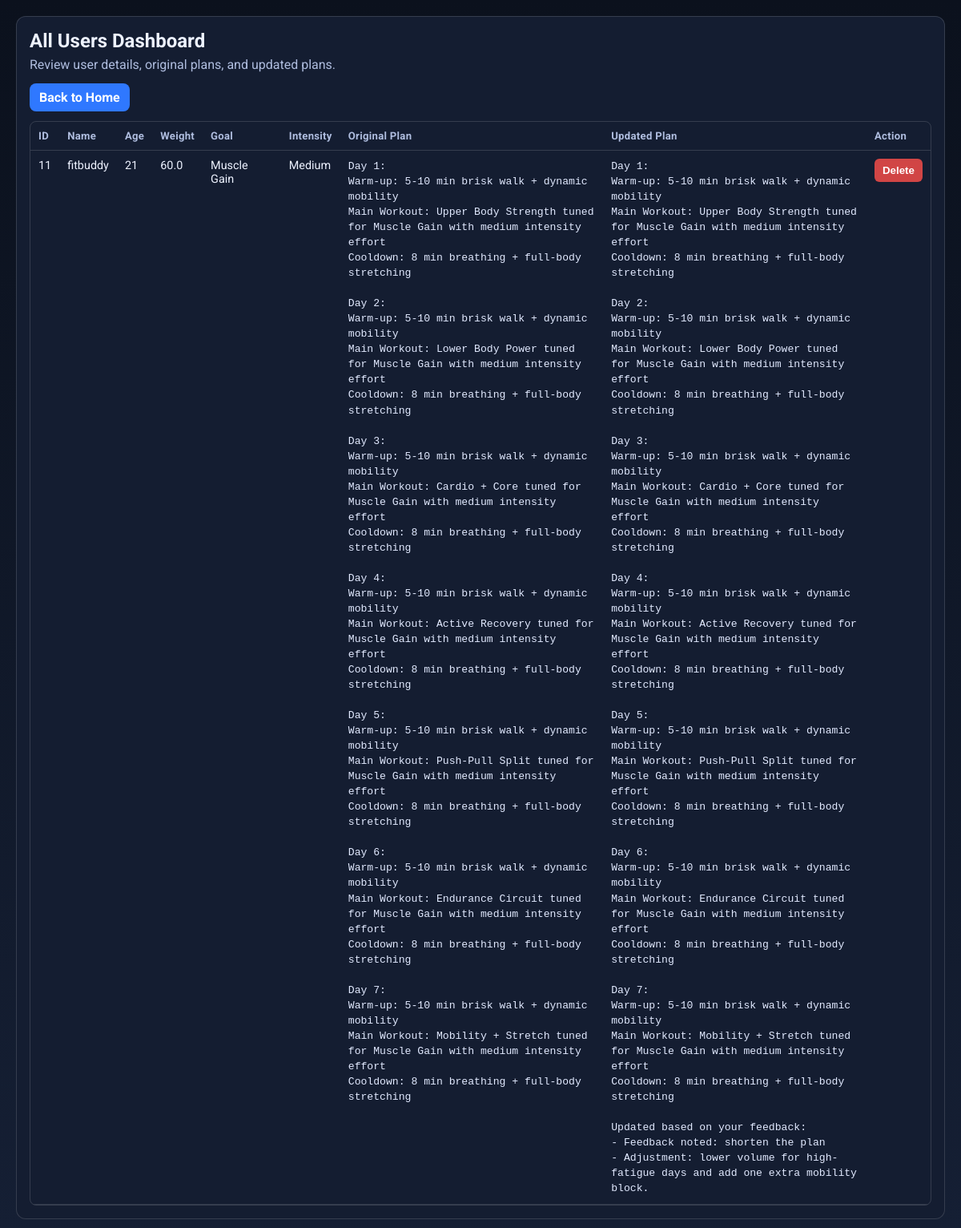
Screenshot of /view-all-users with the database file from the repository.
### app/main.py (models this page shows)
class User(Base):
    __tablename__ = "users"
    id = Column(Integer, primary_key=True, index=True)
    name = Column(String(120), nullable=False)
    age = Column(Integer, nullable=False)
    weight = Column(Float, nullable=False)
    goal = Column(String(80), nullable=False)
    intensity = Column(String(40), nullable=False)
    workout_plan = relationship(
        "WorkoutPlan",
        back_populates="user",
        uselist=False,
        cascade="all, delete-orphan",
    )

class WorkoutPlan(Base):
    __tablename__ = "workout_plans"
    id = Column(Integer, primary_key=True, index=True)
    user_id = Column(Integer, ForeignKey("users.id"), nullable=False, unique=True)
    original_plan = Column(Text, nullable=False)
    updated_plan = Column(Text, nullable=True)
    user = relationship("User", back_populates="workout_plan")

### app/main.py (the view)
@app.get("/view-all-users", response_class=HTMLResponse)
def view_all_users(request: Request, db: Session = Depends(get_db)):
    users = db.query(User).order_by(User.id.asc()).all()
    user_data = []
    for user in users:
        plan = db.query(WorkoutPlan).filter(WorkoutPlan.user_id == user.id).first()
        user_data.append(
            {
                "id": user.id,
                "name": user.name,
                "age": user.age,
                "weight": user.weight,
                "goal": user.goal,
                "intensity": user.intensity,
                "original_plan": plan.original_plan if plan else "N/A",
                "updated_plan": plan.updated_plan if plan and plan.updated_plan else "Not updated",
            }
        )
    return templates.TemplateResponse("all_users.html", {"request": request, "users": user_data})

### templates/all_users.html (shortened to what this page needs)
<!DOCTYPE html>
<html lang="en">
<head>
</head>
<body>
    <main class="container">
        <h1>All Users Dashboard</h1>
        <p class="sub">Review user details, original plans, and updated plans.</p>
        <div class="actions">
            <a class="btn" href="/">Back to Home</a>
        </div>
        <div class="table-wrap">
            <table>
                <thead>
                    <tr>
                        <th>ID</th>
                        <th>Name</th>
                        <th>Age</th>
                        <th>Weight</th>
                        <th>Goal</th>
                        <th>Intensity</th>
                        <th>Original Plan</th>
                        <th>Updated Plan</th>
                        <th>Action</th>
                    </tr>
                </thead>
                <tbody>
                    {% for user in users %}
                    <tr>
                        <td>{{ user.id }}</td>
                        <td>{{ user.name }}</td>
                        <td>{{ user.age }}</td>
                        <td>{{ user.weight }}</td>
                        <td>{{ user.goal }}</td>
                        <td>{{ user.intensity }}</td>
                        <td><pre>{{ user.original_plan }}</pre></td>
                        <td><pre>{{ user.updated_plan }}</pre></td>
                        <td>
                            <form action="/delete-user/{{ user.id }}" method="post">
                                <button class="delete-btn" type="submit">Delete</button>
                            </form>
                        </td>
                    </tr>
                    {% endfor %}
                </tbody>
            </table>
        </div>
    </main>
</body>
</html>

### templates/all_users.html (style rules this page uses)
:root { --bg: #0f1523; --panel: #141d31; --line: rgba(255, 255, 255, 0.14); --text: #edf2ff; --muted: #afbddf; --primary: #2f78ff; --danger: #d14545; }
* { box-sizing: border-box; }
body { margin: 0; min-height: 100vh; background: linear-gradient(180deg, #0b111d 0%, #151f34 100%); font-family: "Roboto", sans-serif; color: var(--text); padding: 20px; }
.container { max-width: 1200px; margin: 0 auto; background: var(--panel); border: 1px solid var(--line); border-radius: 12px; padding: 16px; }
h1 { margin: 0 0 6px; font-size: 1.5rem; }
.sub { margin: 0 0 14px; color: var(--muted); }
.actions { margin-bottom: 12px; }
.btn { display: inline-block; text-decoration: none; color: #fff; background: var(--primary); border: none; border-radius: 8px; padding: 8px 12px; font-weight: 700; cursor: pointer; }
.table-wrap { width: 100%; overflow-x: auto; border: 1px solid var(--line); border-radius: 8px; }
table { width: 100%; border-collapse: collapse; min-width: 900px; }
th, td { border-bottom: 1px solid var(--line); padding: 10px; text-align: left; vertical-align: top; font-size: 0.9rem; }
th { font-size: 0.82rem; color: var(--muted); letter-spacing: 0.3px; }
pre { margin: 0; white-space: pre-wrap; font-size: 0.82rem; line-height: 1.45; color: #e2eaff; max-width: 320px; }
.delete-btn { background: var(--danger); border: none; border-radius: 6px; color: #fff; font-weight: 700; padding: 7px 10px; cursor: pointer; }

### rows the page displays
User: name "fitbuddy", weight "60.0", goal "Muscle Gain", intensity "Medium"
WorkoutPlan: original_plan "Day 1: Warm-up: 5-10 min brisk walk + dynamic mobility Main Workout: Upper Body Strength tuned for Muscle Gain with medium intensity effort Cooldown: 8 min breathing + full-body stretching Day 2: Warm-up: 5-10 min brisk walk + dynamic mobility Main Workout: Lower Body Power tuned for Muscle Gain with medium intensity effort Cooldown: 8 min breathing + full-body stretching Day 3: Warm-up: 5-10 min brisk walk + dynamic mobility Main Workout: Cardio + Core tuned for Muscle Gain with medium intensity effort Cooldown: 8 min breathing + full-body stretching Day 4: Warm-up: 5-10 min brisk walk + dynamic mobility Main Workout: Active Recovery tuned for Muscle Gain with medium intensity effort…", updated_plan "Day 1: Warm-up: 5-10 min brisk walk + dynamic mobility Main Workout: Upper Body Strength tuned for Muscle Gain with medium intensity effort Cooldown: 8 min breathing + full-body stretching Day 2: Warm-up: 5-10 min brisk walk + dynamic mobility Main Workout: Lower Body Power tuned for Muscle Gain with medium intensity effort Cooldown: 8 min breathing + full-body stretching Day 3: Warm-up: 5-10 min brisk walk + dynamic mobility Main Workout: Cardio + Core tuned for Muscle Gain with medium intensity effort Cooldown: 8 min breathing + full-body stretching Day 4: Warm-up: 5-10 min brisk walk + dynamic mobility Main Workout: Active Recovery tuned for Muscle Gain with medium intensity effort…"

### other values shown
{{ user.id }} "11"
{{ user.age }} "21"
